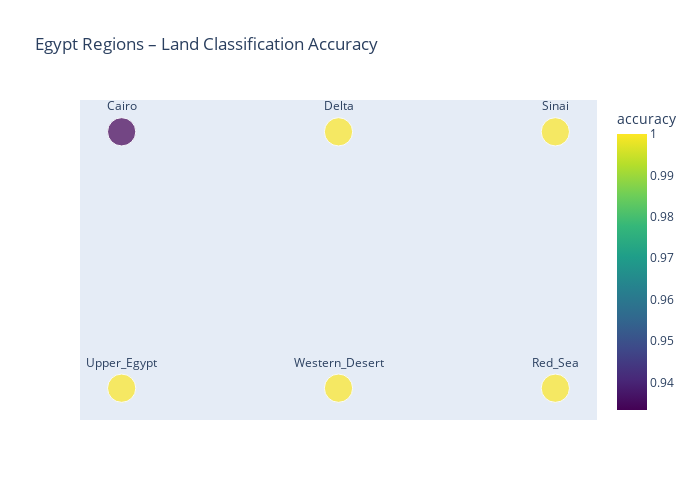

The cell this chart's notebook holds for it:
### Markdown cell above
# classified land types as color-coded images.

### Code cell
egypt_map = {
    "Cairo": [1, 2],
    "Delta": [2, 2],
    "Sinai": [3, 2],
    "Upper_Egypt": [1, 1],
    "Western_Desert": [2, 1],
    "Red_Sea": [3, 1],
}

region_acc["x"] = region_acc["region"].apply(lambda r: egypt_map[r][0])
region_acc["y"] = region_acc["region"].apply(lambda r: egypt_map[r][1])

fig = px.scatter(region_acc,
                 x="x", y="y",
                 size=[0.4]*len(region_acc),
                 color="accuracy",
                 text="region",
                 color_continuous_scale="Viridis",
                 title="Egypt Regions – Land Classification Accuracy")

fig.update_traces(textposition="top center")
fig.update_layout(yaxis=dict(visible=False),
                  xaxis=dict(visible=False),
                  width=700, height=500)

fig.show()

### Figure 1 — Plotly figure (JSON) as saved in the notebook; plotly's stock layout.template omitted (floating-point values rounded to 4 significant figures)
{"data": [{"hovertemplate": "x=%{x}<br>y=%{y}<br>size=%{marker.size}<br>region=%{text}<br>accuracy=%{marker.color}<extra></extra>", "legendgroup": "", "marker": {"color": [0.9333, 1, 1, 1, 1, 1], "coloraxis": "coloraxis", "size": [0.4, 0.4, 0.4, 0.4, 0.4, 0.4], "sizemode": "area", "sizeref": 0.001, "symbol": "circle"}, "mode": "markers+text", "name": "", "orientation": "v", "showlegend": false, "text": ["Cairo", "Delta", "Red_Sea", "Sinai", "Upper_Egypt", "Western_Desert"], "textposition": "top center", "type": "scatter", "x": [1, 2, 3, 3, 1, 2], "xaxis": "x", "y": [2, 2, 1, 2, 1, 1], "yaxis": "y"}], "layout": {"coloraxis": {"colorbar": {"title": {"text": "accuracy"}}, "colorscale": [[0, "#440154"], [0.1111, "#482878"], [0.2222, "#3e4989"], [0.3333, "#31688e"], [0.4444, "#26828e"], [0.5556, "#1f9e89"], [0.6667, "#35b779"], [0.7778, "#6ece58"], [0.8889, "#b5de2b"], [1, "#fde725"]]}, "height": 500, "legend": {"itemsizing": "constant", "tracegroupgap": 0}, "title": {"text": "Egypt Regions – Land Classification Accuracy"}, "width": 700, "xaxis": {"anchor": "y", "domain": [0, 1], "title": {"text": "x"}, "visible": false}, "yaxis": {"anchor": "x", "domain": [0, 1], "title": {"text": "y"}, "visible": false}}}
